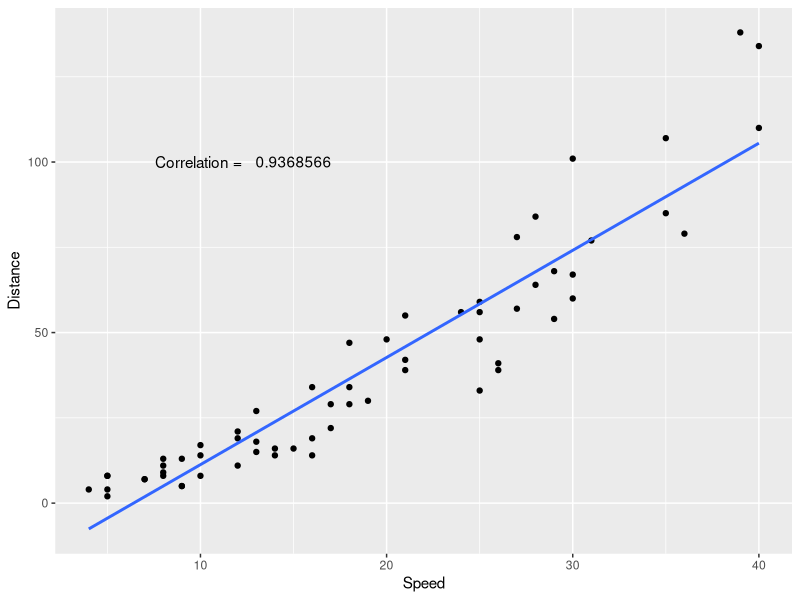

The R script that drew this image:
## ---- chunk 1
library(ggplot2)

dist_data <- read.table(file = "stop_dist.txt", header = TRUE, sep = "")

ggplot(dist_data, aes(dist_data$Speed, dist_data$Distance)) + 
  geom_point() +geom_smooth(se = FALSE,method = "lm") + 
  annotate("text", x = 10,y = 100, label = "Correlation = ") + 
  annotate("text", x=15,y =100, label = cor(dist_data$Speed, dist_data$Distance), parse = TRUE ) +
  ylab("Distance") + xlab("Speed")

